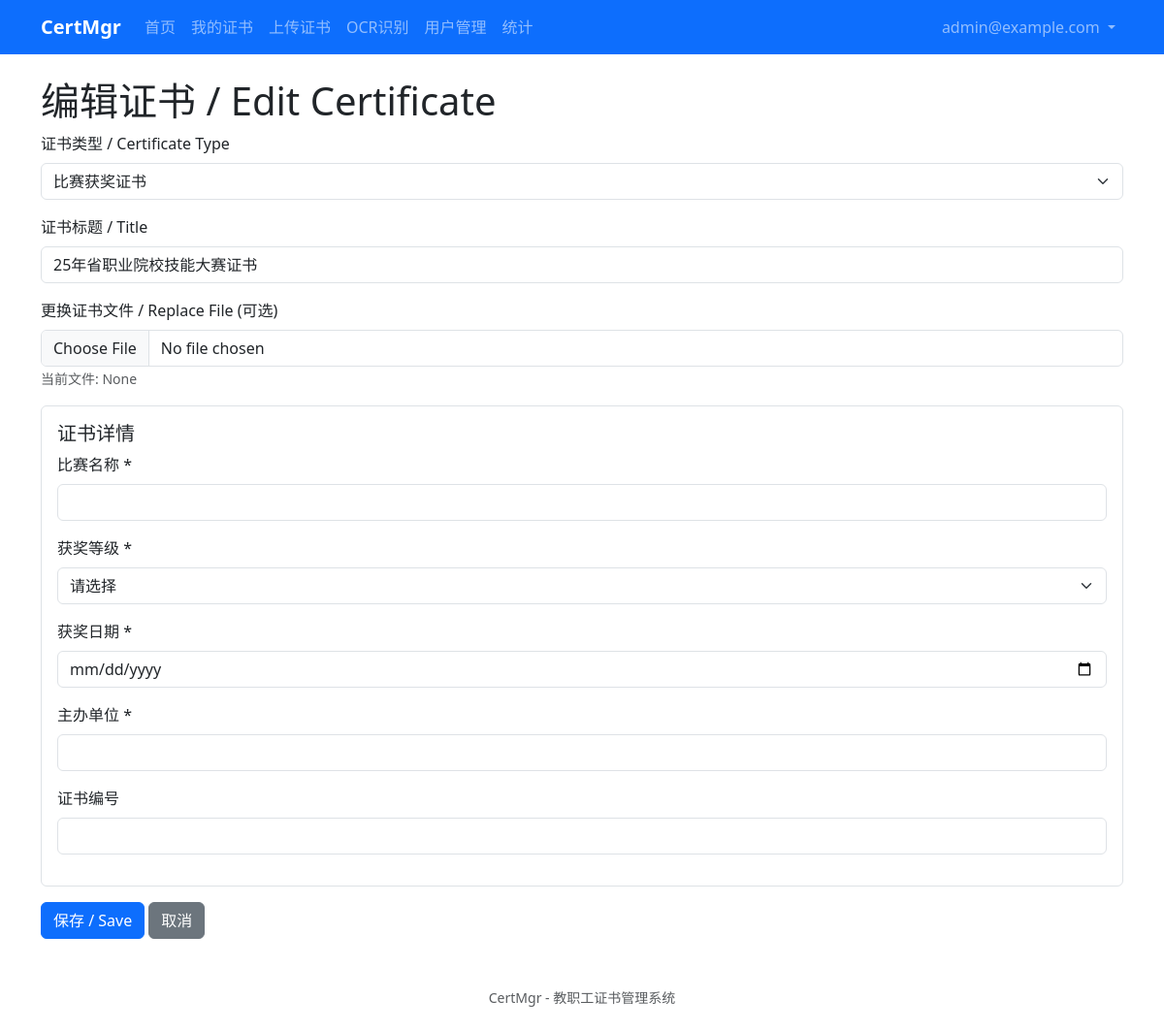
Screenshot of /certificates/5/edit (signed in) with the database file from the repository.
### app/models/user.py (models this page shows, shortened)
class User(UserMixin, db.Model):
    __tablename__ = 'users'
    id = db.Column(db.Integer, primary_key=True)
    email = db.Column(db.String(120), unique=True, nullable=False, index=True)
    password_hash = db.Column(db.String(256), nullable=False)
    is_admin = db.Column(db.Boolean, default=False)
    is_disabled = db.Column(db.Boolean, default=False)
    created_at = db.Column(db.DateTime, default=datetime.utcnow)

### app/models/certificate.py (models this page shows, shortened)
class Certificate(db.Model):
    __tablename__ = 'certificates'
    id = db.Column(db.Integer, primary_key=True)
    user_id = db.Column(db.Integer, db.ForeignKey('users.id'), nullable=False, index=True)
    certificate_type_id = db.Column(db.Integer, db.ForeignKey('certificate_types.id'), nullable=False)
    title = db.Column(db.String(200), nullable=False)
    file_path = db.Column(db.String(500), nullable=False)
    original_filename = db.Column(db.String(255))
    file_size = db.Column(db.Integer)
    file_mime_type = db.Column(db.String(100))
    fields = db.Column(db.JSON)
    created_at = db.Column(db.DateTime, default=datetime.utcnow)
    updated_at = db.Column(db.DateTime, default=datetime.utcnow, onupdate=datetime.utcnow)
    owner = db.relationship('User', backref=db.backref('certificates', lazy='dynamic'))
    certificate_type = db.relationship('CertificateType', backref=db.backref('certificates', lazy='dynamic'))

### app/blueprints/certificates/routes.py (the view, shortened to what this page needs)
@certificates_bp.route('/<int:cert_id>/edit', methods=['GET', 'POST'])
@login_required
def edit(cert_id):
    certificate = Certificate.query.get_or_404(cert_id)
    if not current_user.is_admin and certificate.user_id != current_user.id:
        abort(403)
    form = CertificateEditForm()
    if request.method == 'GET':
        form.title.data = certificate.title
        form.certificate_type_id.data = certificate.certificate_type_id
    return render_template('certificates/edit.html', form=form, certificate=certificate, FIELD_SCHEMAS=FIELD_SCHEMAS)

### app/blueprints/certificates/forms.py
class CertificateEditForm(FlaskForm):
    certificate_type_id = SelectField('证书类型 / Certificate Type', coerce=int, validators=[DataRequired(message='请选择证书类型')])
    title = StringField('证书标题 / Title', validators=[DataRequired(message='请输入证书标题')])
    file = FileField('证书文件 / Certificate File', validators=[Optional()])
    submit = SubmitField('保存 / Save')
    def __init__(self, *args, **kwargs):
        super().__init__(*args, **kwargs)
        from app.models.certificate import CertificateType
        self.certificate_type_id.choices = [
            (ct.id, ct.name) for ct in CertificateType.query.order_by('name').all()
        ]

### app/templates/certificates/edit.html (shortened to what this page needs)
{% extends "base.html" %}
{% block content %}
<h1>编辑证书 / Edit Certificate</h1>
<form method="POST" enctype="multipart/form-data" id="certificate-form">
    <div class="mb-3">
        {{ form.certificate_type_id.label(class="form-label") }}
        {{ form.certificate_type_id(class="form-select", id="certificate_type_id") }}
    </div>
    <div class="mb-3">
        {{ form.title.label(class="form-label") }}
        {{ form.title(class="form-control") }}
    </div>
    <div class="mb-3">
        <label class="form-label">更换证书文件 / Replace File (可选)</label>
        {{ form.file(class="form-control", accept=".pdf,.png,.jpg,.jpeg,.gif") }}
        <small class="text-muted">当前文件: {{ certificate.original_filename }}</small>
    </div>
    <div id="dynamic-fields-container" class="border rounded p-3 mb-3" style="display: none;">
        <h5>证书详情</h5>
        <div id="dynamic-fields-content"></div>
    </div>
    {{ form.submit(class="btn btn-primary") }}
    <a href="{{ url_for('certificates.detail', cert_id=certificate.id) }}" class="btn btn-secondary">取消</a>
</form>
{% endblock %}

### app/templates/base.html (shortened to what this page needs)
<!DOCTYPE html>
<html lang="zh-CN">
<head>
    <link href="https://cdn.jsdelivr.net/npm/bootstrap@5.3.8/dist/css/bootstrap.min.css" rel="stylesheet">
    <link rel="stylesheet" href="{{ url_for('static', filename='css/app.css') }}">
</head>
<body>
    <nav class="navbar navbar-expand-lg navbar-dark bg-primary">
        <div class="container">
            <a class="navbar-brand" href="{{ url_for('auth.home') if current_user.is_authenticated else url_for('auth.login') }}">
                CertMgr
            </a>
            <div class="collapse navbar-collapse" id="navbarNav">
                <ul class="navbar-nav me-auto">
                    {% if current_user.is_authenticated %}
                        <li class="nav-item">
                            <a class="nav-link" href="{{ url_for('auth.home') }}">首页</a>
                        </li>
                        <li class="nav-item">
                            <a class="nav-link" href="{{ url_for('certificates.list') }}">我的证书</a>
                        </li>
                        <li class="nav-item">
                            <a class="nav-link" href="{{ url_for('certificates.upload') }}">上传证书</a>
                        </li>
                        <li class="nav-item">
                            <a class="nav-link" href="{{ url_for('certificates.ocr_upload') }}">OCR识别</a>
                        </li>
                        {% if current_user.is_admin %}
                        <li class="nav-item">
                            <a class="nav-link" href="{{ url_for('admin.list_users') }}">用户管理</a>
                        </li>
                        <li class="nav-item">
                            <a class="nav-link" href="{{ url_for('statistics.dashboard') }}">统计</a>
                        </li>
                        {% endif %}
                    {% endif %}
                </ul>
                <ul class="navbar-nav ms-auto">
                    {% if current_user.is_authenticated %}
                        <li class="nav-item dropdown">
                            <a class="nav-link dropdown-toggle" href="#" role="button" data-bs-toggle="dropdown">
                                {{ current_user.email }}
                            </a>
                        </li>
                    {% endif %}
                </ul>
            </div>
        </div>
    </nav>
    <main class="container my-4">
        {% block content %}{% endblock %}
    </main>
    <footer class="text-center text-muted py-4">
        <small>CertMgr - 教职工证书管理系统</small>
    </footer>
</body>
</html>

### app/static/css/app.css (style rules this page uses)
:root { --primary-color: #0d6efd; }
body { min-height: 100vh; display: flex; flex-direction: column; }
main { flex: 1; }
.navbar-brand { font-weight: 600; }
.form-label { font-weight: 500; }

### rows the page displays
User: email "admin@example.com"
Certificate: certificate_type_id "比赛获奖证书", title "25年省职业院校技能大赛证书", original_filename "None"
